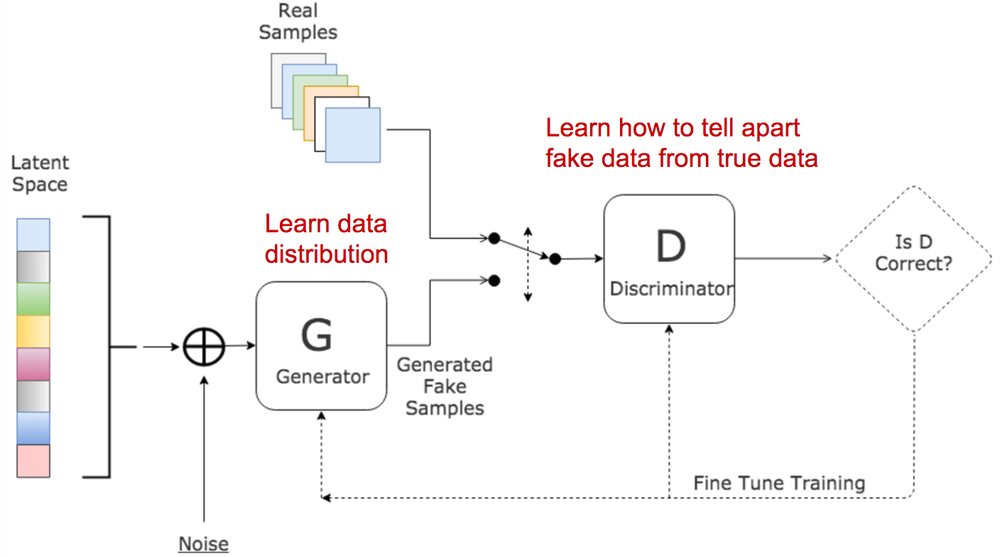
#> input picture RBM/imgs/GAN.png, 1000 x 557 px, shrunk from 1408 x 784 before the run, given in place of torb_small1.png, which was not available
$ python Match_features.py ../RBM/imgs/GAN.png
#> lines starting #> are read from the running program, lines starting #| are printed output that depends on the picture; pictures that were not available may be replaced by others from this repository, and a replacement may not be noted
import numpy as np
import cv2
from matplotlib import pyplot as plt
import sys

# [10 lines of commented-out code are left out]

detector = 2

#Lecture de la paire d'images
img1 = cv2.imread('../Image_Pairs/torb_small1.png')
#> img1 is the input picture: shape (557, 1000, 3); mean B, G, R 247.3, 247.3, 248.9
print("Dimension de l'image 1 :",img1.shape[0],"lignes x",img1.shape[1],"colonnes")
#| Dimension de l'image 1 : 557 lignes x 1000 colonnes
print("Type de l'image 1 :",img1.dtype)
#| Type de l'image 1 : uint8

img22 = cv2.imread('../Image_Pairs/torb_small2.png')
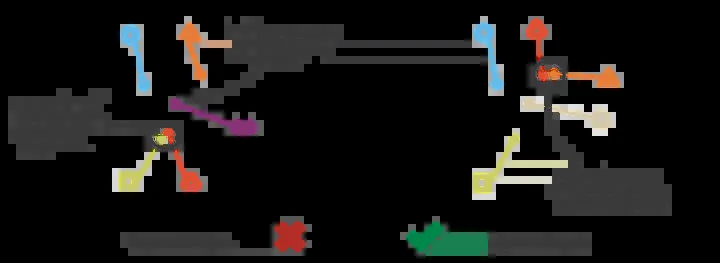
#> input picture RBM/imgs/regularization_vae.webp, 720 x 263 px, given in place of torb_small2.png, which was not available
#> img22 is the input picture: shape (263, 720, 3); mean B, G, R 20.9, 22.6, 23.5
print("Dimension de l'image 2 :",img22.shape[0],"lignes x",img22.shape[1],"colonnes")
#| Dimension de l'image 2 : 263 lignes x 720 colonnes
print("Type de l'image 2 :",img22.dtype)
#| Type de l'image 2 : uint8

pts1 = np.float32([[10,50],[150,50],[50,200]])
pts2 = np.float32([[10,120],[200,50],[100,250]])
M = cv2.getAffineTransform(pts1,pts2)
rows,cols,ch = img22.shape
#> rows = 263; cols = 720; ch = 3
img2 = cv2.warpAffine(img22,M,(cols,rows))
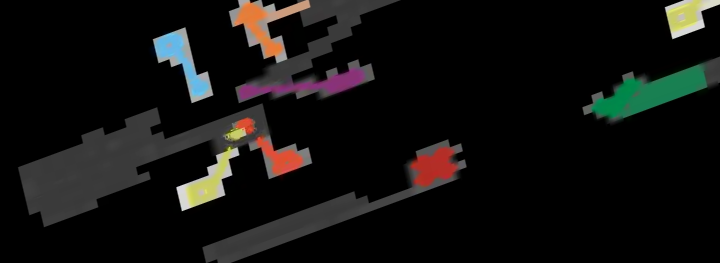
#> img2: shape (263, 720, 3); mean B, G, R 15.6, 17.1, 17.7

#Début du calcul
t1 = cv2.getTickCount()
#Création des objets "keypoints"
if detector == 1:
  kp1 = cv2.ORB_create(nfeatures = 500,#Par défaut : 500
                       scaleFactor = 1.2,#Par défaut : 1.2
                       nlevels = 8)#Par défaut : 8
  kp2 = cv2.ORB_create(nfeatures=500,
                        scaleFactor = 1.2,
                        nlevels = 8)
  print("Détecteur : ORB")
else:
  kp1 = cv2.KAZE_create(upright = False,#Par défaut : false
    		            threshold = 0.001,#Par défaut : 0.001
  		                nOctaves = 4,#Par défaut : 4
		                nOctaveLayers = 4,#Par défaut : 4
		                diffusivity = 2)#Par défaut : 2
  kp2 = cv2.KAZE_create(upright = False,#Par défaut : false
	  	                threshold = 0.001,#Par défaut : 0.001
		                nOctaves = 4,#Par défaut : 4
		                nOctaveLayers = 4,#Par défaut : 4
		                diffusivity = 2)#Par défaut : 2
  print("Détecteur : KAZE")

#Conversion en niveau de gris
gray1 =  cv2.cvtColor(img1,cv2.COLOR_BGR2GRAY)
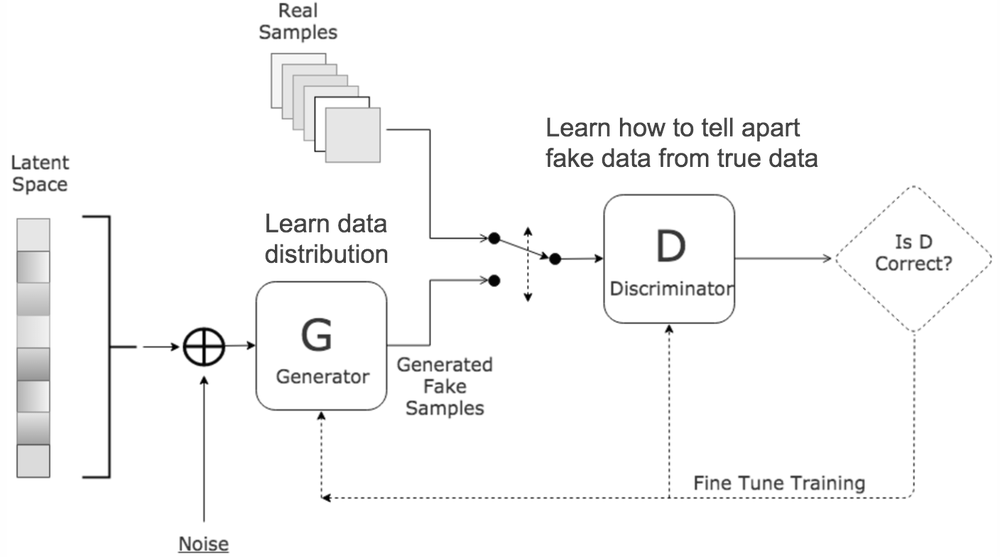
#> gray1: shape (557, 1000); min 0, max 255, mean 247.8
gray2 =  cv2.cvtColor(img2,cv2.COLOR_BGR2GRAY)
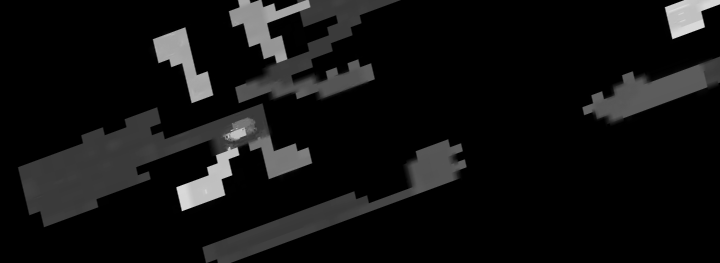
#> gray2: shape (263, 720); min 0, max 219, mean 17.1

#Détection et description des keypoints
pts1, desc1 = kp1.detectAndCompute(gray1,None)
#> pts1 = 1866 keypoints; strongest (x, y, size): (494, 280, 8), (494, 238, 8.1), (555, 259, 7.9), (204, 346, 25.2)
pts2, desc2 = kp2.detectAndCompute(gray2,None)
#> pts2 = 344 keypoints; strongest (x, y, size): (189, 195, 17.4), (172, 47, 23.6), (199, 87, 17.3), (201, 197, 27.7)

#Les points non appariés apparaîtront en gris
img1 = cv2.drawKeypoints(gray1, pts1, None, color=(127,127,127), flags=0)
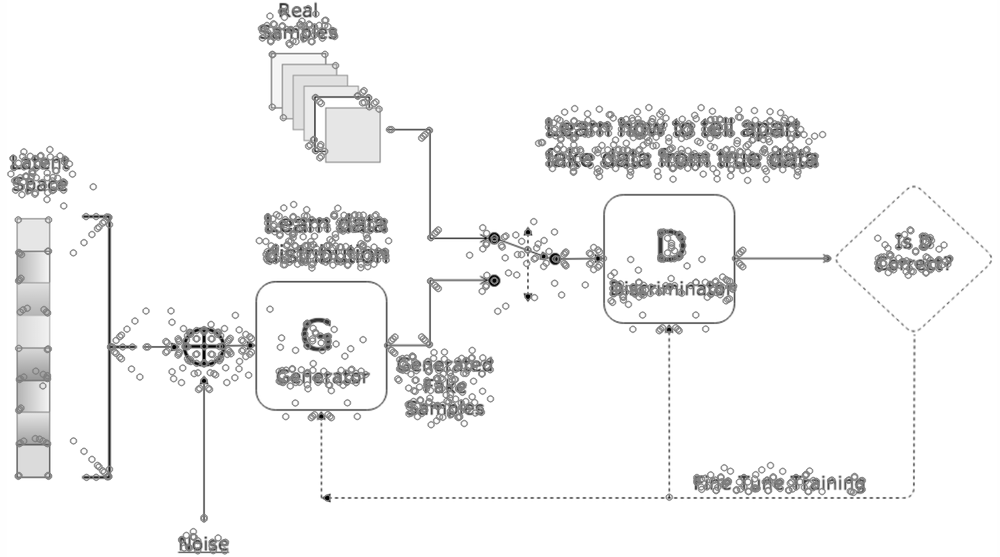
#> img1: shape (557, 1000, 3); min 0, max 255, mean 243.2
img2 = cv2.drawKeypoints(gray2, pts2, None, color=(127,127,127), flags=0)
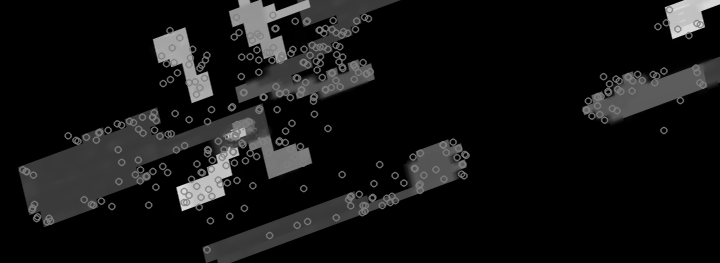
#> img2: shape (263, 720, 3); min 0, max 219, mean 19.6
t2 = cv2.getTickCount()
time = (t2 - t1)/ cv2.getTickFrequency()
print("Détection points et calcul descripteurs :",time,"s")

# Calcul de l'appariement
t1 = cv2.getTickCount()
if detector == 1:
  #Distance de Hamming pour descripteur BRIEF (ORB)
  bf = cv2.BFMatcher(cv2.NORM_HAMMING, crossCheck=True)
else:
  #Distance L2 pour descripteur M-SURF (KAZE)
  bf = cv2.BFMatcher(cv2.NORM_L2, crossCheck=True)
matches = bf.match(desc1,desc2)
#> matches = 52 matches

# Tri des appariemements
matches = sorted(matches, key = lambda x:x.distance)
t2 = cv2.getTickCount()
time = (t2 - t1)/ cv2.getTickFrequency()
print("Calcul de l'appariement :",time,"s")

# Trace les N meilleurs appariements
Nbest = 100
img3 = cv2.drawMatches(img1,pts1,img2,pts2,matches[:Nbest],None,flags=2)
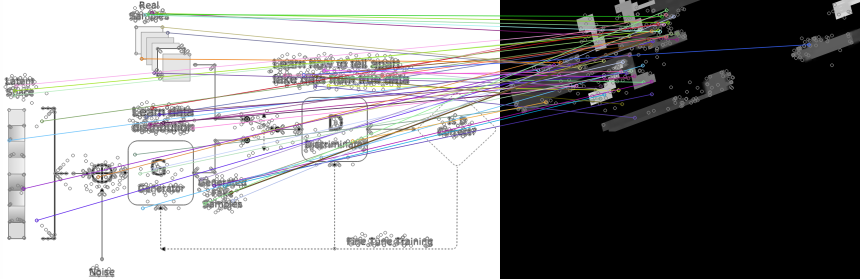
#> img3: shape (557, 1720, 3) (shown at 1/2 size); mean of channels 0, 1, 2 143.2, 142.6, 143.3; drawn as B, G, R
plt.imshow(img3),plt.title('%i meilleurs appariements'%Nbest)
plt.show()
